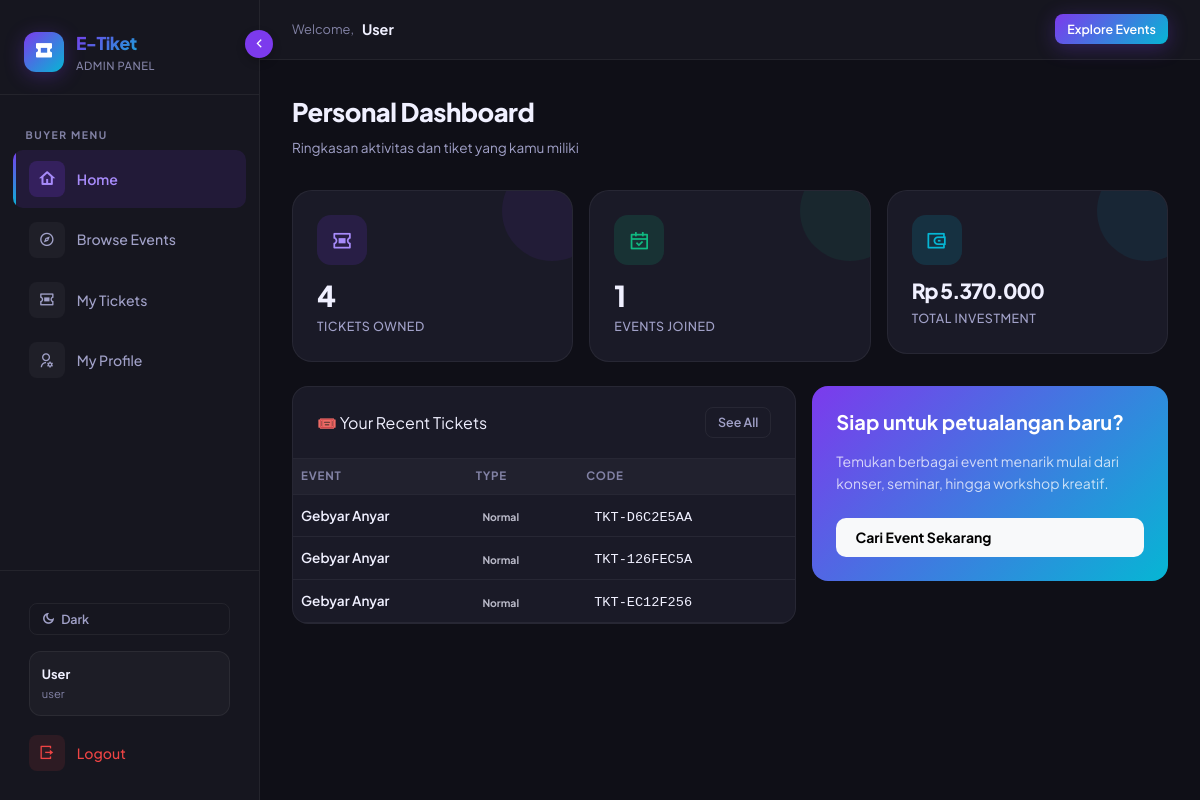
The page /user/dashboard.php (signed in) on the database its author committed.
### tables this page shows
CREATE TABLE `attendee` (
  `id_attendee` int(11) NOT NULL,
  `id_detail` int(11) NOT NULL,
  `kode_tiket` varchar(50) NOT NULL,
  `status_checkin` enum('belum','sudah') NOT NULL DEFAULT 'belum',
  `waktu_checkin` datetime DEFAULT NULL
);

CREATE TABLE `event` (
  `id_event` int(11) NOT NULL,
  `nama_event` varchar(150) NOT NULL,
  `deskripsi` text DEFAULT NULL,
  `tanggal` date NOT NULL,
  `id_venue` int(11) NOT NULL,
  `gambar` varchar(255) DEFAULT 'default.jpg'
);

CREATE TABLE `tiket` (
  `id_tiket` int(11) NOT NULL,
  `id_event` int(11) NOT NULL,
  `nama_tiket` varchar(50) NOT NULL,
  `harga` int(11) NOT NULL,
  `kuota` int(11) NOT NULL
);

### app/controllers/UserDashboardController.php (called while the page is built, shortened)
<?php
class UserDashboardController {
    private $attendeeModel;
    public function __construct() {
        require_once __DIR__ . '/../models/AttendeeModel.php';
        $this->attendeeModel = new AttendeeModel();
    }
    public function index(): void {
        $id_user       = currentUser()['id'];
        $recent_tickets = $this->attendeeModel->getByUser($id_user);
        require_once __DIR__ . '/../config/database.php';
        $conn = getDbConnection();
        $total_tickets = mysqli_fetch_assoc(mysqli_query($conn,
            "SELECT COUNT(*) as t FROM attendee a
             JOIN order_detail od ON a.id_detail = od.id_detail
             JOIN orders o ON od.id_order = o.id_order
             WHERE o.id_user = $id_user"
        ))['t'];
        $total_spent = mysqli_fetch_assoc(mysqli_query($conn,
            "SELECT SUM(total) as t FROM orders WHERE id_user = $id_user AND status = 'paid'"
        ))['t'];
        $active_events = mysqli_fetch_assoc(mysqli_query($conn,
            "SELECT COUNT(DISTINCT t.id_event) as t
             FROM attendee a
             JOIN order_detail od ON a.id_detail = od.id_detail
             JOIN orders o ON od.id_order = o.id_order
             JOIN tiket t ON od.id_tiket = t.id_tiket
             WHERE o.id_user = $id_user"
        ))['t'];
        require_once __DIR__ . '/../views/user/dashboard.php';
    }
}

### user/dashboard.php (called while the page is built, shortened)
<?php
require_once __DIR__ . '/../app/controllers/UserDashboardController.php';
(new UserDashboardController())->index();

### app/config/auth.php (called while the page is built, shortened)
<?php
function currentUser(): array {
    return [
        'id'   => $_SESSION['id_user'] ?? null,
        'nama' => $_SESSION['nama']    ?? '',
        'role' => $_SESSION['role']    ?? '',
    ];
}

### app/config/database.php (called while the page is built, shortened)
<?php
function getDbConnection(): mysqli {
    static $conn = null;
    if ($conn === null) {
        $host = 'localhost';
        $user = 'root';
        $pass = '';
        $db   = 'event_tiket';
        $conn = mysqli_connect($host, $user, $pass, $db);
        mysqli_set_charset($conn, 'utf8mb4');
    }
    return $conn;
}

### app/models/BaseModel.php (called while the page is built, shortened)
<?php
abstract class BaseModel {
    protected mysqli $conn;
    public function __construct() {
        require_once __DIR__ . '/../config/database.php';
        $this->conn = getDbConnection();
    }
    protected function fetchAll(string $sql): array {
        $result = mysqli_query($this->conn, $sql);
        $rows = [];
        while ($row = mysqli_fetch_assoc($result)) {
            $rows[] = $row;
        }
        return $rows;
    }
}

### app/models/AttendeeModel.php (called while the page is built, shortened)
<?php
require_once __DIR__ . '/BaseModel.php';
class AttendeeModel extends BaseModel {
    public function getByUser(int $id_user): array {
        return $this->fetchAll(
            "SELECT a.kode_tiket, e.nama_event, e.tanggal, t.nama_tiket
             FROM attendee a
             JOIN order_detail od ON a.id_detail = od.id_detail
             JOIN orders o ON od.id_order = o.id_order
             JOIN tiket t ON od.id_tiket = t.id_tiket
             JOIN event e ON t.id_event = e.id_event
             WHERE o.id_user = $id_user
             ORDER BY o.tanggal_order DESC LIMIT 3"
        );
    }
}

### app/views/user/dashboard.php (the view, shortened to what this page needs)
<!DOCTYPE html>
<html lang="en" data-theme="dark">
<head>
    <link href="https://cdn.jsdelivr.net/npm/bootstrap@5.3.0/dist/css/bootstrap.min.css" rel="stylesheet">
    <link href="https://cdn.jsdelivr.net/npm/remixicon@4.2.0/fonts/remixicon.css" rel="stylesheet">
    <link href="<?= BASE_URL ?>/assets/css/style.css" rel="stylesheet">
</head>
<body>
<?php require_once __DIR__ . '/../layouts/sidebar.php'; ?>
<div class="main-content">
    <div class="topnav">
        <div class="topnav-left">
            <span style="color: var(--text-muted); font-size: 0.8rem;">Welcome,</span>
            <span style="color: var(--text-primary); font-weight: 700; font-size: 0.9rem;"><?= htmlspecialchars($user['nama']) ?></span>
        </div>
        <div class="topnav-right">
            <a href="<?= BASE_URL ?>/user/events.php" class="btn btn-primary btn-sm">Explore Events</a>
        </div>
    </div>
    <div class="page-header">
        <div class="page-title">Personal Dashboard</div>
        <div class="page-subtitle">Ringkasan aktivitas dan tiket yang kamu miliki</div>
    </div>
    <div class="page-body">
        <div class="row g-3 mb-4">
            <div class="col-md-4">
                <div class="stat-card primary">
                    <div class="stat-icon primary"><i class="ri-ticket-2-line"></i></div>
                    <div class="stat-value"><?= number_format($total_tickets) ?></div>
                    <div class="stat-label">Tickets Owned</div>
                </div>
            </div>
            <div class="col-md-4">
                <div class="stat-card success">
                    <div class="stat-icon success"><i class="ri-calendar-check-line"></i></div>
                    <div class="stat-value"><?= number_format($active_events) ?></div>
                    <div class="stat-label">Events Joined</div>
                </div>
            </div>
            <div class="col-md-4">
                <div class="stat-card info">
                    <div class="stat-icon info"><i class="ri-wallet-3-line"></i></div>
                    <div class="stat-value" style="font-size:1.3rem;">Rp <?= number_format($total_spent ?? 0, 0, ',', '.') ?></div>
                    <div class="stat-label">Total Investment</div>
                </div>
            </div>
        </div>
        <div class="row g-3">
            <div class="col-md-7">
                <div class="table-wrapper">
                    <div class="table-header">
                        <div class="table-title">🎟️ Your Recent Tickets</div>
                        <a href="<?= BASE_URL ?>/user/riwayat.php" class="btn btn-ghost btn-sm">See All</a>
                    </div>
                    <table class="table">
                        <thead><tr><th>Event</th><th>Type</th><th>Code</th></tr></thead>
                        <tbody>
                            <?php foreach ($recent_tickets as $tk): ?>
                            <tr>
                                <td style="color: var(--text-primary); font-weight: 600; font-size: 0.85rem;"><?= htmlspecialchars($tk['nama_event']) ?></td>
                                <td><span class="badge bg-secondary opacity-75" style="font-size: 0.65rem;"><?= htmlspecialchars($tk['nama_tiket']) ?></span></td>
                                <td><code><?= htmlspecialchars($tk['kode_tiket']) ?></code></td>
                            </tr>
                            <?php endforeach; ?>
                        </tbody>
                    </table>
                </div>
            </div>
            <div class="col-md-5">
                <div class="card p-4" style="background: var(--gradient-primary); border: none;">
                    <h5 class="fw-bold mb-3 text-white">Siap untuk petualangan baru?</h5>
                    <p class="small mb-4" style="color: rgba(255,255,255,0.75);">Temukan berbagai event menarik mulai dari konser, seminar, hingga workshop kreatif.</p>
                    <a href="<?= BASE_URL ?>/user/events.php" class="btn btn-light w-100 fw-bold">Cari Event Sekarang</a>
                </div>
            </div>
        </div>
    </div>
</div>
</body>
</html>

### app/views/layouts/sidebar.php (style rules this page uses)
:root { --sidebar-width: 260px; --sidebar-collapsed-width: 85px; }
.main-content { transition: margin-left 0.3s cubic-bezier(0.4, 0, 0.2, 1); margin-left: var(--sidebar-width); }
.topnav { transition: all 0.3s ease; }

### rows shown on the page
attendee: event.nama_event "Gebyar Anyar", tiket.nama_tiket "Normal", kode_tiket "TKT-D6C2E5AA"
attendee: event.nama_event "Gebyar Anyar", tiket.nama_tiket "Normal", kode_tiket "TKT-126FEC5A"
attendee: event.nama_event "Gebyar Anyar", tiket.nama_tiket "Normal", kode_tiket "TKT-EC12F256"

### other values the page prints
APP_NAME "E-Tiket"
$user['nama'] "User"
$user['role'] "user"
$total_tickets "4"
$active_events "1"
$total_spent "5.370.000"
